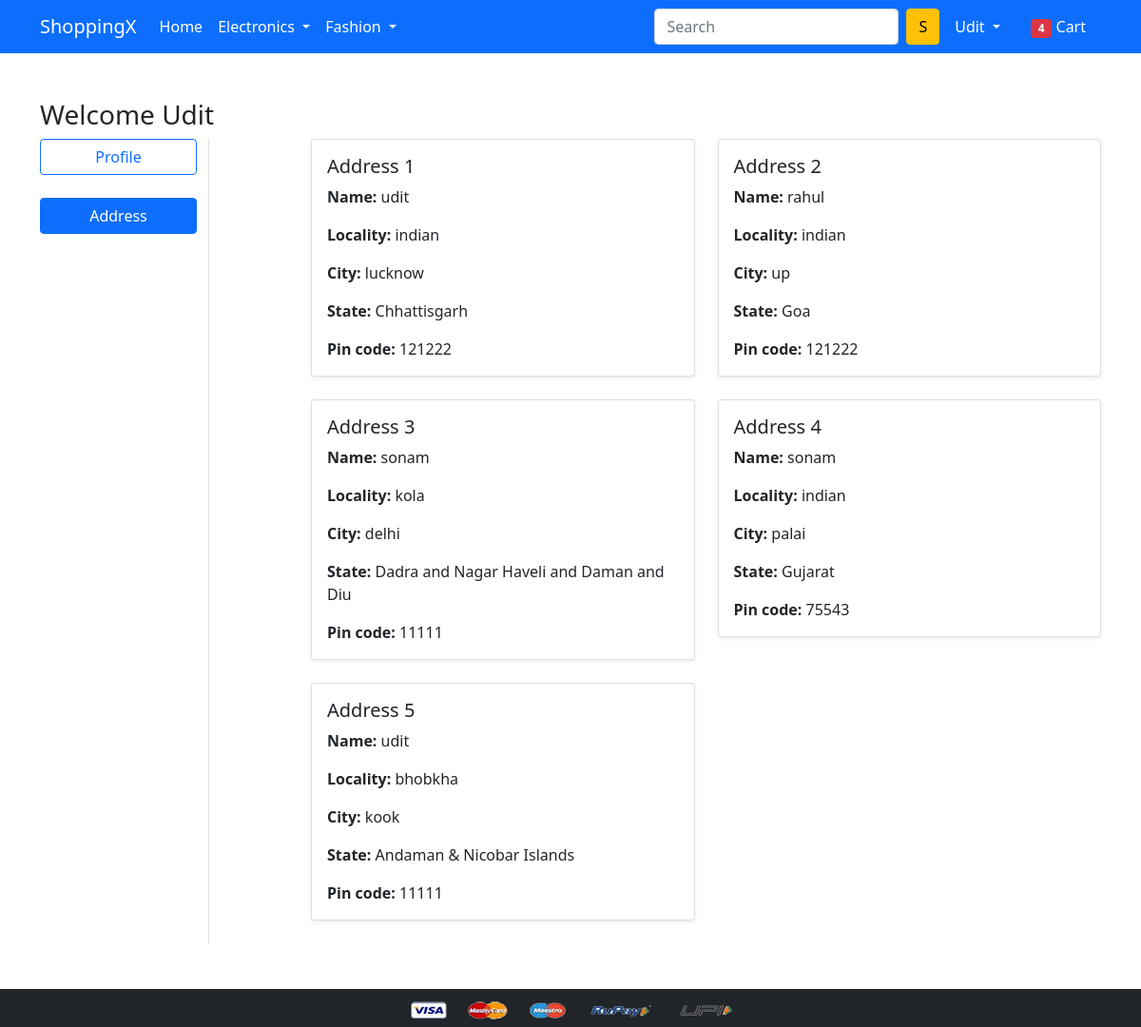
The app's page /address/ (signed in) with its own data.
### app/models.py (models this page shows, shortened)
class Customer(models.Model):
    user=models.ForeignKey(User,on_delete=models.CASCADE)
    name=models.CharField(max_length=200)
    locality=models.CharField(max_length=200)
    city=models.CharField(max_length=50)
    zipcode=models.IntegerField()
    state=models.CharField(choices=STATE_CHOICES,max_length=50)

### app/views.py (the view)
# urls.py: path('address/', views.address, name='address'),
def address(request):
    add=Customer.objects.filter(user=request.user)
    return render(request, 'app/address.html',{'add':add,'active':'btn-primary'})

### app/templates/app/address.html (shortened to what this page needs)
{% extends 'app/base.html' %}
{% load static %}
{% block main-content %}
<div class="container my-5">
    <div class="row">
        <h3>Welcome <span class="text-capitalize">{{ request.user }}</span></h3>
        <div class="col-sm-2 border-end">
            <ul class="list-unstyled">
                <li class="d-grid"><a href="{% url 'profile' %}" class="btn btn-outline-primary">Profile</a></li> <br>
                <li class="d-grid"><a href="{% url 'address' %}" class="btn btn-primary {{ active }}">Address</a></li> <br>
            </ul>
        </div>
        <div class="col-sm-9 offset-sm-1">
            <div class="row">
                {% for ad in add %}
                <div class="col-sm-6 mb-4">
                    <div class="card shadow-sm">
                        <div class="card-body">
                            <h5 class="card-title">Address {{ forloop.counter }}</h5>
                            <p class="card-text"><strong>Name:</strong> {{ ad.name }}</p>
                            <p class="card-text"><strong>Locality:</strong> {{ ad.locality }}</p>
                            <p class="card-text"><strong>City:</strong> {{ ad.city }}</p>
                            <p class="card-text"><strong>State:</strong> {{ ad.state }}</p>
                            <p class="card-text"><strong>Pin code:</strong> {{ ad.zipcode }}</p>
                        </div>
                    </div>
                </div>
                {% empty %}
                <div class="col-sm-12">
                    <div class="alert alert-warning" role="alert">
                        No addresses available.
                    </div>
                </div>
                {% endfor %}
            </div>
        </div>
    </div>
</div>
{% endblock main-content %}

### app/templates/app/base.html (shortened to what this page needs)
<!doctype html>
{% load static %}
<html lang="en">
  <head>
    <link href="https://cdn.jsdelivr.net/npm/bootstrap@5.0.0-beta1/dist/css/bootstrap.min.css" rel="stylesheet">
    <link rel="stylesheet" href="{% static 'app/css/owl.carousel.min.css' %}">
    <link rel="stylesheet" href="{% static 'app/css/all.min.css' %}">
    <link rel="stylesheet" href="{% static 'app/css/style.css' %}">
  </head>
  <body>
    <nav class="navbar navbar-expand-lg navbar-dark bg-primary">
      <div class="container">
        <a class="navbar-brand" href="/">ShoppingX</a>
        <div class="collapse navbar-collapse" id="navbarSupportedContent">
          <ul class="navbar-nav me-auto mb-2 mb-lg-0">
            <li class="nav-item">
              <a class="nav-link active" aria-current="page" href="/">Home</a>
            </li>
            <li class="nav-item dropdown">
              <a class="nav-link dropdown-toggle text-white" href="#" id="electronicsDropdown" role="button" data-bs-toggle="dropdown" aria-expanded="false">
                Electronics
              </a>
            </li>
            <li class="nav-item dropdown">
              <a class="nav-link dropdown-toggle text-white" href="#" id="fashionDropdown" role="button" data-bs-toggle="dropdown" aria-expanded="false">
                Fashion
              </a>
            </li>
          </ul>
          <form class="d-flex">
            <input class="form-control me-2" type="search" placeholder="Search" aria-label="Search">
            <button class="btn btn-warning" type="submit">S</button>
          </form>
          <div>
            <ul class="navbar-nav me-auto mb-2 mb-lg-0">
              {% if request.user.is_authenticated %}
                <li class="nav-item dropdown mx-2">
                  <a class="nav-link dropdown-toggle text-white" href="#" id="profileDropdown" role="button" data-bs-toggle="dropdown" aria-expanded="false">
                    {{ request.user.username |capfirst}}
                  </a>
                </li>
                <li class="nav-item mx-2">
                  <a href="{% url 'showcart' %}" class="nav-link text-white">
                    <span class="badge bg-danger">4</span> Cart
                  </a>
                </li>
              {% endif %}
            </ul>
          </div>
        </div>
      </div>
    </nav>
    {% block main-content %}{% endblock main-content %}
    <footer class="container-fluid bg-dark text-center p-2 mt-5">
      <img src="{% static 'app/images/payment.png' %}" alt="Payment Methods" class="img-fluid" height="2px">
    </footer>
  </body>
</html>

### records on screen
Customer: name "udit", locality "indian", city "lucknow", state "Chhattisgarh", zipcode "121222"
Customer: name "rahul", locality "indian", city "up", state "Goa", zipcode "121222"
Customer: name "sonam", locality "kola", city "delhi", state "Dadra and Nagar Haveli and Daman and Diu", zipcode "11111"
Customer: name "sonam", locality "indian", city "palai", state "Gujarat", zipcode "75543"
Customer: name "udit", locality "bhobkha", city "kook", state "Andaman & Nicobar Islands", zipcode "11111"

### other values on screen
{{ request.user.username |capfirst }} "Udit"
{{ request.user }} "Udit"
